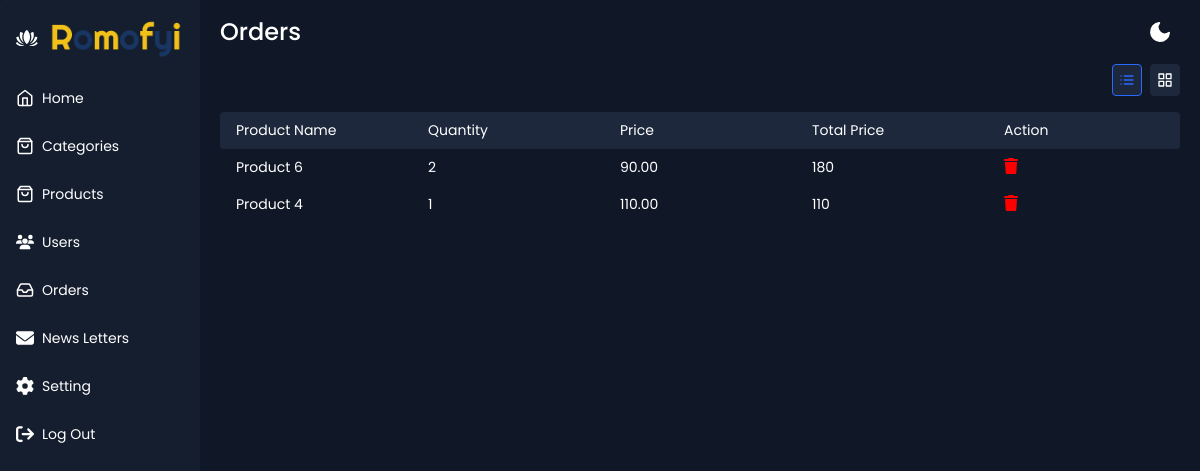
The app's page /Admin/dashboard.php?page=orders_details&order_id=10 (signed in) with its own data.
### tables this page shows
CREATE TABLE `order_details` (
  `id` int(10) UNSIGNED NOT NULL,
  `order_id` int(10) UNSIGNED NOT NULL,
  `product_id` int(10) UNSIGNED NOT NULL,
  `quantity` int(11) NOT NULL,
  `unit_price` decimal(8,2) NOT NULL,
  `created_at` timestamp NULL DEFAULT NULL,
  `updated_at` timestamp NULL DEFAULT NULL
);

CREATE TABLE `products` (
  `id` int(10) UNSIGNED NOT NULL,
  `category_id` int(10) UNSIGNED NOT NULL,
  `small_desc` varchar(255) NOT NULL,
  `productDescription` text NOT NULL,
  `information` text DEFAULT NULL,
  `product_name` varchar(255) NOT NULL,
  `img` varchar(255) NOT NULL,
  `Status` enum('Active','Disabled') DEFAULT 'Active',
  `price` int(11) NOT NULL,
  `descount` int(11) DEFAULT NULL,
  `created_at` timestamp NULL DEFAULT NULL,
  `updated_at` timestamp NULL DEFAULT NULL
);

### Admin/page/orders_details.php (the view, shortened to what this page needs)
<div class="app-content">
    <div class="app-content-header">
        <h1 class="app-content-headerText">Orders</h1>
        <button class="mode-switch" title="Switch Theme">
            <svg class="moon" fill="none" stroke="currentColor" stroke-linecap="round" stroke-linejoin="round"
                stroke-width="2" width="24" height="24" viewBox="0 0 24 24">
                <defs></defs>
                <path d="M21 12.79A9 9 0 1111.21 3 7 7 0 0021 12.79z"></path>
            </svg>
        </button>
    </div>
    <div class="app-content-actions">
        <div class="app-content-actions-wrapper">
            <button class="action-button list active" title="List View">
            </button>
            <button class="action-button grid" title="Grid View">
            </button>
        </div>
    </div>
    <div class="products-area-wrapper tableView">
        <div class="products-header">
            <div class="product-cell status-cell">Product Name</div>
            <div class="product-cell category">Quantity</div>
            <div class="product-cell status-cell">Price</div>
            <div class="product-cell status-cell">Total Price</div>
            <div class="product-cell status-cell">Action</div>
        </div>
        <?php
         @$order_id =$_GET['order_id'];
         if(isset($order_id)){
            $getOrderDetailsQuery="SELECT * FROM order_details WHERE order_id ='$order_id'  ";
            $getOrderDetailsResult=mysqli_query($connection,$getOrderDetailsQuery);
            while($getOrderDetailsRow=mysqli_fetch_assoc($getOrderDetailsResult)){
            ?>
        <div class="products-row">
            <div class="product-cell category"><?php
                    $productId=$getOrderDetailsRow['product_id'] ;
                    $productNameQuery="SELECT `product_name` FROM products WHERE id='$productId' ";
                    $productNameResult=mysqli_query($connection,$productNameQuery);
                    $productNameRow=mysqli_fetch_assoc($productNameResult);
                    echo $productNameRow['product_name'];
                    ?></div>
            <div class="product-cell category">
                <?php
                    echo $getOrderDetailsRow['quantity']
                ?>
                </div>
            <div class="product-cell category">
            <?php
                echo $getOrderDetailsRow['unit_price']
            ?>
            </div>
            <div class="product-cell sales"><span class="cell-label">Total Price:</span></span><?php echo $getOrderDetailsRow['quantity']*$getOrderDetailsRow['unit_price'] ?>
            </div>
            <div class="product-cell sales"><span class="cell-label">Action:</span>
                <a href="dashboard.php?page=orders_details&order_id=<?php echo $order_id ?>&id=<?php echo $getOrderDetailsRow['id']?>  ">
                    <i class="fa-solid fa-trash" style="color: red; margin-right: 10px; font-size: 16px;" ></i>
                </a>
            </div>
        </div>
        <?php
        } }
        ?>
    </div>
</div>

### Admin/admin_Style/style.css (style rules this page uses)
* { box-sizing: border-box; }
:root { --app-bg: #101827; --sidebar: rgba(21, 30, 47, 1); --sidebar-main-color: #fff; --table-border: #1a2131; --table-header: #1a2131; --app-content-main-color: #fff; --sidebar-link: #fff; --sidebar-active-link: #1d283c; --sidebar-hover-link: #1a2539; --action-color: #2869ff; --action-color-hover: #6291fd; --app-content-secondary-color: #1d283c; --filter-reset: #2c394f; --filter-shadow: rgba(16, 24, 39, 0.8) 0px 6px 12px -2px, rgba(0, 0, 0, 0.3) 0px 3px 7px -3px; }
body, html { margin: 0; padding: 0; height: 100%; width: 100%; }
body { overflow: hidden; font-family: "Poppins", sans-serif; background-color: var(--app-bg); -webkit-font-smoothing: antialiased; -moz-osx-font-smoothing: grayscale; }
.mode-switch { background-color: transparent; border: none; padding: 0; color: var(--app-content-main-color); display: flex; justify-content: center; align-items: center; margin-left: auto; margin-right: 8px; cursor: pointer; }
.mode-switch .moon { fill: var(--app-content-main-color); }
.app-content { padding: 16px; background-color: var(--app-bg); height: 100%; flex: 1; max-height: 100%; display: flex; flex-direction: column; }
.app-content-header { display: flex; align-items: center; justify-content: space-between; padding: 0 4px; }
.app-content-headerText { color: var(--app-content-main-color); font-size: 24px; line-height: 32px; margin: 0; }
.app-content-actions { display: flex; justify-content: space-between; align-items: center; padding: 16px 4px; }
.app-content-actions-wrapper { display: flex; align-items: center; margin-left: auto; }
.action-button { border-radius: 4px; height: 32px; background-color: var(--app-content-secondary-color); border: 1px solid var(--app-content-secondary-color); display: flex; align-items: center; color: var(--app-content-main-color); font-size: 14px; margin-left: 8px; cursor: pointer; }
.action-button:focus, .action-button.active { outline: none; color: var(--action-color); border-color: var(--action-color); }
.products-area-wrapper { width: 100%; max-height: 100%; overflow: auto; padding: 0 4px; }
.tableView .products-header { display: flex; align-items: center; border-radius: 4px; background-color: var(--app-content-secondary-color); position: sticky; top: 0; }
.tableView .products-row { display: flex; align-items: center; border-radius: 4px; }
.tableView .product-cell { flex: 1; padding: 8px 16px; color: var(--app-content-main-color); font-size: 14px; display: flex; align-items: center; }

### Admin/dashboard.php (style rules this page uses)
.active,.disabled { text-decoration: none; }

### records on screen
order_details: product.product_name "Product 6", quantity "2", unit_price "90.00", $getOrderDetailsRow['quantity']*$getOrderDetailsRow['unit_price'] "180"
order_details: product.product_name "Product 4", quantity "1", unit_price "110.00", $getOrderDetailsRow['quantity']*$getOrderDetailsRow['unit_price'] "110"
